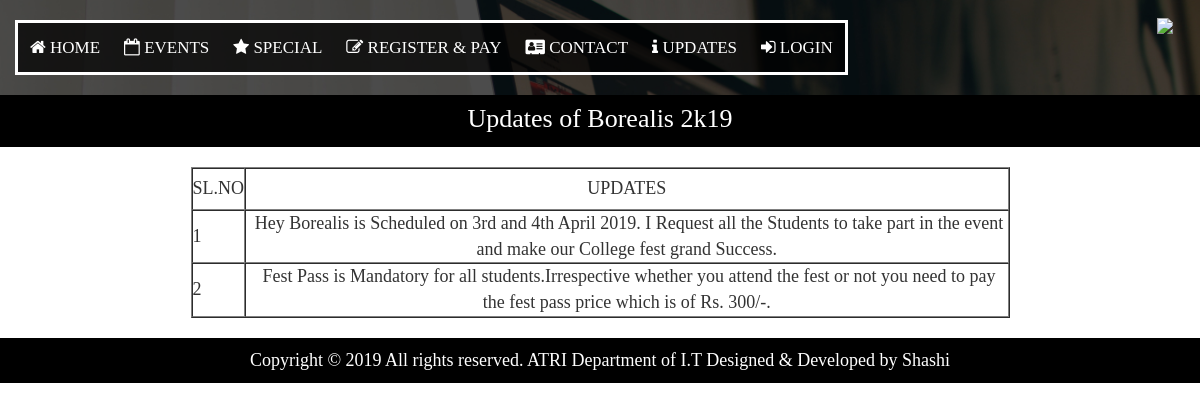
The app's page /updates.php with its own data.
### tables this page shows
CREATE TABLE `updates` (
  `postmessage` varchar(600) NOT NULL
);

### updates.php (the view, shortened to what this page needs)
<?php
require_once('admin/connection.php');
?>
<!DOCTYPE html>
<html lang="en">
<head>
<link href="https://maxcdn.bootstrapcdn.com/bootstrap/3.3.7/css/bootstrap.min.css" rel="stylesheet" >
<link rel="stylesheet" href="https://use.fontawesome.com/releases/v5.0.13/css/all.css">
<link rel="stylesheet" href="https://use.fontawesome.com/releases/v5.0.13/css/all.css">
<link rel="stylesheet" href="https://cdnjs.cloudflare.com/ajax/libs/font-awesome/4.7.0/css/font-awesome.min.css">
<link rel="stylesheet" href="css/scroll.css">
<link rel="stylesheet" href="css/registercss.css">
</head>
<body>
<div  class="col-lg-12 col-md-12 col-sm-12 col-xs-12 banner">
<div class="header">
  <a href="#default" class="logo"><img style="height:85px;"src="images/log.png"/></a>
  <div class="header-right">
    <a href="index.php" id="home"><i class="fa fa-home" aria-hidden="true"></i> HOME</a>
    <a href="index.php#evet" id="eva"><i class="fa fa-calendar-o" aria-hidden="true"></i> EVENTS</a>
	<a href="index.php#efeet" id="efee"><i class="fa fa-star" aria-hidden="true"></i> SPECIAL</a>
	<a href="register.php#evet" id="rev"><i class="fa fa-pencil-square-o" aria-hidden="true"></i> REGISTER & PAY</a>
	<a href="index.php#conta"id="con"><i class="fa fa-address-card" aria-hidden="true"></i> CONTACT</a>
	<a href="updates.php"><i class="fa fa-info" aria-hidden="true"></i> UPDATES</a>
	<a href="admin/index.php"><i class="fa fa-sign-in" aria-hidden="true"></i> LOGIN</a>
  </div>
</div>
<br>
</div>
<div  class="col-lg-12 col-md-12 col-sm-12 col-xs-12 ehed"id="evet">
<p>Updates of Borealis 2k19</p>
</div>
<div  class="col-lg-12 col-md-12 col-sm-12 col-xs-12 upd" >
<center>
		<?php
		$selectdata = "SELECT * FROM updates";
		$query = mysqli_query($con,$selectdata);
		echo "<br><table width='70%' border='1' cellpadding='10'>
		<tr>
		<th><center><h4>SL.NO<center><h4></th>
		<th><center><h4>UPDATES<center><h4></th>
		</tr>";
		while($row = mysqli_fetch_array($query))
		{
		echo "<tr>";
		echo "<td></td>";
		echo "<td><center>&nbsp" . $row['postmessage'] . "</center></td>";
		echo "</tr>";
		}
		echo "</table><br>";
		?>
</center>
</div>
<div  class="col-lg-12 col-md-12 col-sm-12 col-xs-12 foot">
<p class="paraa">Copyright © 2019 All rights reserved. ATRI Department of I.T Designed & Developed by Shashi</p>
</div>
</body>
</html>

### css/registercss.css (style rules this page uses)
.banner { background: url(../images/2.jpg) no-repeat 0px 0px; background-size: cover; }
.ehed { background-color:#000000; }
.ehed p { text-align:center; color:white; font-size:26px; margin-top:5px; }
.foot { background-color:#000000; }
.foot .paraa { font-size:18px; padding-top:10px; color:white; text-align:center; }

### updates.php (style rules this page uses)
body { counter-reset: Serial; }
table { border-collapse: separate; }
tr td:first-child:before { counter-increment: Serial; content: counter(Serial); }
* { box-sizing: border-box; font-family: 'Crimson Text', serif; }
.header { overflow: hidden; position:relative; }
.header a { float: right; color: white; text-align: center; padding: 12px; text-decoration: none; font-size: 17px; line-height: 25px; }
.header-right { float: left; margin-right:10px; background:rgba(0,0,0,0.7); margin-top:20px; border:3px solid white; }
.header-right a { margin-top:0px; float:left; }
.upd { background-color:white; height:auto; }
td { font-size:18px; }

### records on screen
updates: postmessage "Hey Borealis is Scheduled on 3rd and 4th April 2019. I Request all the Students to take part in the event and make our College fest grand Success."
updates: postmessage "Fest Pass is Mandatory for all students.Irrespective whether you attend the fest or not you need to pay the fest pass price which is of Rs. 300/-."
